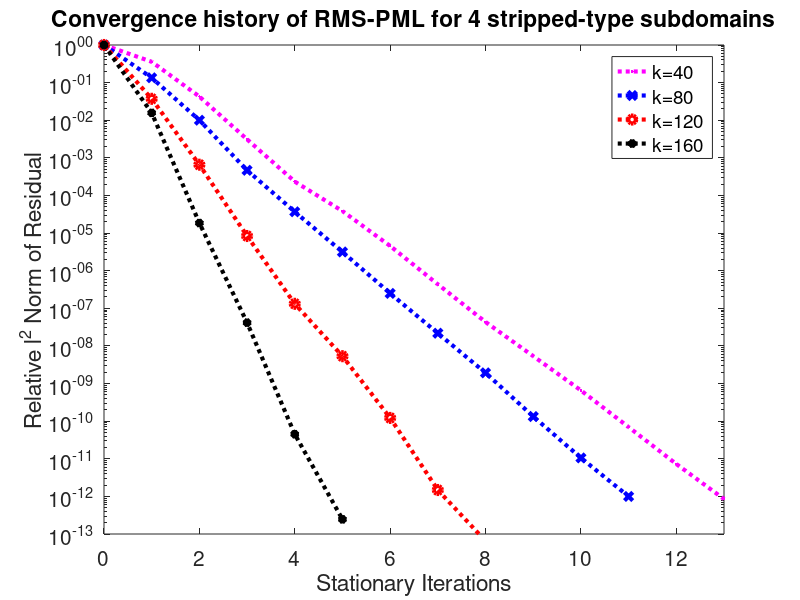

The MATLAB source for this figure:


res40 = [0.000353957, 2.79957e-05, 1.95912e-07, 2.16196e-09, 3.18189e-11, 4.24325e-13, 6.00285e-15, 9.01422e-17]

res80 = [0.000106515, 1.8489e-06, 4.88738e-09, 2.70712e-11, 2.12864e-13, 1.32213e-15, 1.28054e-17]

res120 = [5.24618e-05, 6.39476e-08, 7.34666e-12, 4.87826e-15, 3.81419e-18]

res160 = [3.17282e-05, 1.38487e-09, 1.59167e-15, 1.65344e-18]



res40 = [0.000353957, 0.000126816, 1.50587e-05, 1.0969e-06, 8.26023e-08, 1.35909e-08, 1.60643e-09, 1.53777e-10, 1.52925e-11, 1.89434e-12, 2.32191e-13, 2.45501e-14, 2.57126e-15, 3.00875e-16]
res80 = [0.000106515, 1.43206e-05, 1.0669e-06, 4.973e-08, 3.92333e-09, 3.3519e-10, 2.65716e-11, 2.32023e-12, 2.04851e-13, 1.41617e-14, 1.12336e-15, 1.06066e-16]
res120 = [5.24618e-05, 1.94677e-06, 3.4443e-08, 4.38412e-10, 6.91166e-12, 2.79752e-13, 6.39204e-15, 7.75301e-17, 3.42887e-18]
res160 = [3.17282e-05, 4.97009e-07, 5.86837e-10, 1.31745e-12, 1.42716e-15, 7.79492e-18]


semilogy(0:size(res40,2)-1,res40/res40(1),'m:.','DisplayName','k=40','LineWidth',3); hold on;

semilogy(0:size(res80,2)-1,res80/res80(1),'b:x','DisplayName','k=80','LineWidth',3); hold on;

semilogy(0:size(res120,2)-1,res120/res120(1),'r:o','DisplayName','k=120','LineWidth',3); hold on;

semilogy(0:size(res160,2)-1,res160/res160(1),'k:*','DisplayName','k=160','LineWidth',3); hold on;


legend('show');
axis([0 13 1e-13 1])
%axis([0 20 1e-10 1])
xlabel('Stationary Iterations');
ylabel('Relative l^2 Norm of Residual');
title('Convergence history of RMS-PML for 4 stripped-type subdomains');
set(gca,'FontSize',15);
hold off

